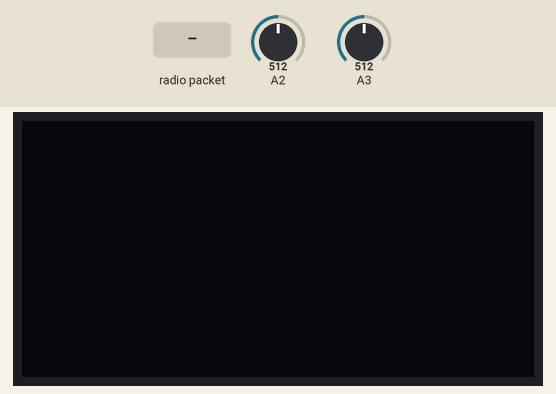
Recording of a sketch running on a simulated Arduino Uno, built with avr-gcc and run on an emulated ATmega328P. Parts: 128×64 one-colour display. The inputs (shaded band) are chosen by the test bench; at power-on: A2 = 512, A3 = 512. No radio packets arrive unless stated; what the sketch prints to the serial monitor is not drawn.

Above: at 1.2 s.
1.3 s: radio packet "1" arrives
At 2.5 s:
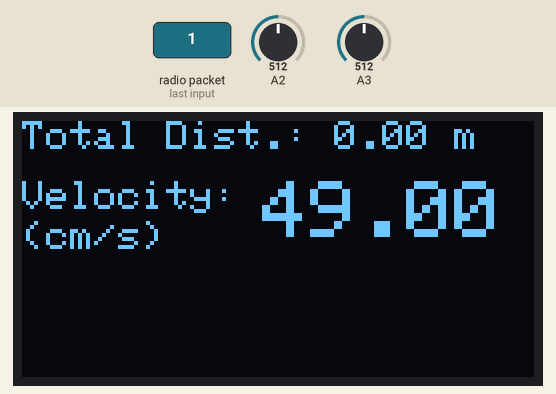
2.8 s: radio packet "0" arrives
At 3.8 s:
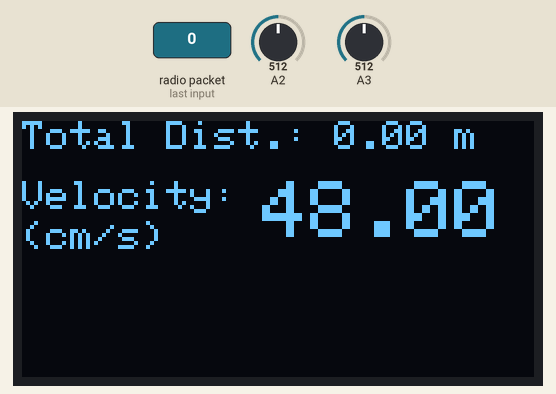
Timing chart, 0 to 5.8 s (numbered marks = the images above; inputs shaded):
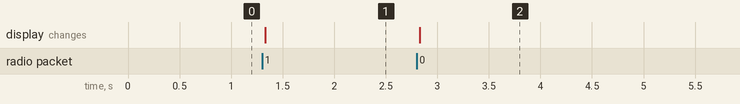

The sketch:

RSAProjectController.ino
```cpp
//Robot Sensors/Actuators Final Project
//James Kaluna, Shayan Sadiq, Andrew Palacio
//Arduino code for the controller Arduino

/*
This code will need to accomplish the following tasks:
-Read the two potentiometer knobs from the joystick and convert them into bytes
-Use the RF transceiver to send the bytes to the peripheral
-Receive velocity/distance data from the peripheral and display it on the OLED
*/

// including libraries for serial communication, RF transceiver, and OLED display
#include <SPI.h>
#include <RH_RF69.h> //RF transceiver library
#include <Wire.h>
#include <Adafruit_SSD1306.h>

// initializing SSD1306 display connected using software SPI:
#define SCREEN_WIDTH 128 // OLED display width, in pixels
#define SCREEN_HEIGHT 64 // OLED display height, in pixels
#define OLED_PICO   6
#define OLED_CLK    7
#define OLED_DC     4
#define OLED_CS     3
#define OLED_RESET  5
Adafruit_SSD1306 display(OLED_PICO, OLED_CLK, OLED_DC, OLED_RESET, OLED_CS); //creates display object


// initializing RF transceiver:
const int CS_pin = 10;
const int INT_pin = 2;
const int RST_pin = 9;
RH_RF69 rfTransceiver(CS_pin, INT_pin); //creates transceiver object


void setup() {

  // initialize display and set text style and cursor
  display.begin(SSD1306_SWITCHCAPVCC);
  display.clearDisplay();
  display.setTextColor(WHITE);
  display.setCursor(10, 10);
  display.setTextSize(1);

  pinMode(RST_pin, OUTPUT); //initializing RST pin for transceiver

  // Manually reset the transceiver
  digitalWrite(RST_pin, LOW);
  digitalWrite(RST_pin, HIGH);
  delay(10);
  digitalWrite(RST_pin, LOW);
  delay(10);

  rfTransceiver.init(); //initializes the transceiver

  //verify that the transceiver initialization was successful:
  Serial.begin(9600);
  if (rfTransceiver.init() == true) {
    Serial.print("The initialization was successful");
  }
  else {
    Serial.print("The initialization failed");
  }

  //Set the transceiver frequency
  rfTransceiver.setFrequency(915);
  rfTransceiver.setTxPower(20, true);


  //x steering potentiometer is A2
  //y throttle potentiometer is A3
  //both potentiometers are neutral at 2.5V
  pinMode(A2, INPUT);
  pinMode(A3, INPUT);
}

void loop() {

  //read the potentiometer signals from the A2 and A3 pins and convert them to bytes
  int LR = analogRead(A2) / 4; // LR stands for left/right magnitude
  int FB = analogRead(A3) / 4; // FB stands for forward/backwards magnitude
  FB = (FB - 127) * 2; // center FB signal at 0 and scale up to -255 - 255 (integer math means this is not going to be exactly symmetrical)
  int left; //modifier for left motor (minimum (center of joystick) is 0, maximum is 128);
  int right; //modifier for right motor (minimum (center of joystick) is 0, maximum is 128);

  // if LR >= 128, user is pushing joystick left --> use signal as left modifier
  if (LR >= 128) {
    left = LR - 128;
    right = 0;
  }
  // if LR < 128, user is pushing joystick right --> use signal as right modifier
  if (LR < 128) {
    left = 0;
    right = 128 - LR;
  }

  // constrain FB in case integer math above causes 256 value
  FB = constrain(FB, -255, 255);

  // create character array with left modifier, right modifier, and FB amplitude
  char radiopacket[3] = {left, right, FB};

  // send character array using RF transceiver and wait until sent
  rfTransceiver.send((uint8_t *)radiopacket, sizeof(radiopacket));
  rfTransceiver.waitPacketSent();

  unsigned long startTime = millis();
  // create while loop to wait to receive velocity/distance data from peripheral Arduino
  while (1) {
    // if transceiver receives message, unpack message into velocity and distance variables
    if (rfTransceiver.available()) {
      uint8_t buf[RH_RF69_MAX_MESSAGE_LEN];
      uint8_t len = sizeof(buf);
      if (rfTransceiver.recv(buf, &len)) {
        buf[len] = 0;
        float velo = buf[0];
        float dist = buf[1];
        // clear display and reset cursor/text size
        display.clearDisplay();
        display.setCursor(0, 0);
        display.setTextSize(1);
        // send the velocity/distance data to the OLED and display it
        display.print("Total Dist.: ");
        display.print(dist);
        display.println(" m");
        display.setCursor(0, 15);
        display.print("Velocity: ");
        display.setTextSize(2);
        display.print(velo);
        display.setCursor(0, 25);
        display.setTextSize(1);
        display.println("(cm/s)");
        display.display();
        // exit while loop if data message was received and displayed properly
        break;

        // if controller is in the while loop for more than 100 ms, it's because peripheral Arduino is also waiting in a while loop to receive
        // if that's the case, we want to break the loop somewhere and continue to control the car, so this if statement exits the while loop after 100 ms
        // and sends joystick data to peripheral Arduino to keep crosstalk active
        if (millis() - startTime > 100) {
          break;
        }
      }
    }
  }
}
```

Measured:
- after the input at 1.3 s, the display: changes at once (image 1)
- after the input at 2.8 s, the display: changes at once (image 2)
